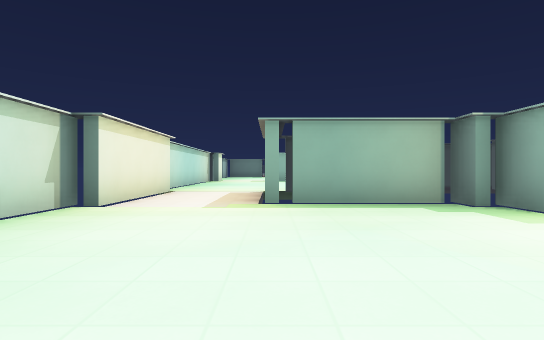
view 1 (above)

22 first-person views from a walk through a Godot game level. The camera is 1.2 m above the floor, looks level and sees 80° across. The floor is counted in squares, 2 m on a side. Each view is taken from the middle of a square. On the plan, view 1 faces up. The plan holds only what a view shows up to about 10 squares ahead; the rest is blank. The place goes on beyond the plan. Characters and animated objects are left out. Surface patterns are stand-ins for the level's own textures.

view 2
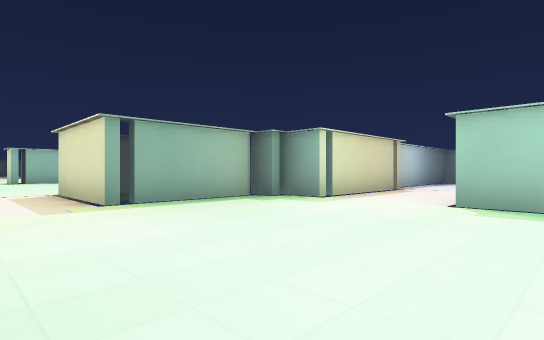

view 3
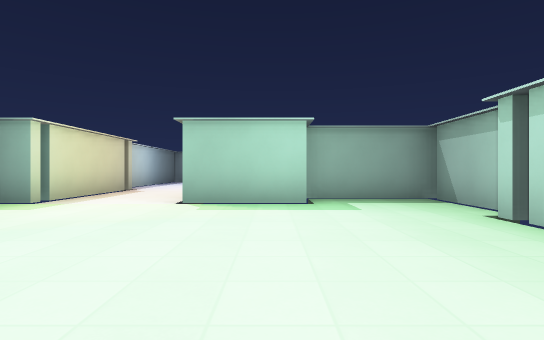

view 4
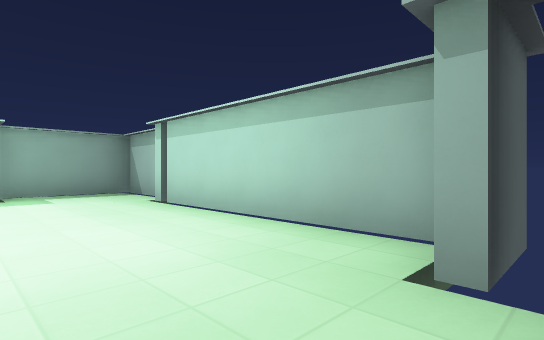

view 5
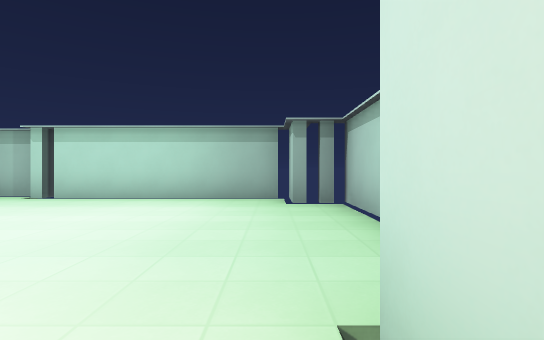

view 6
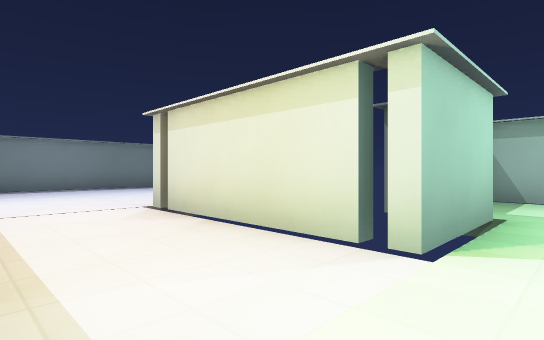

view 7
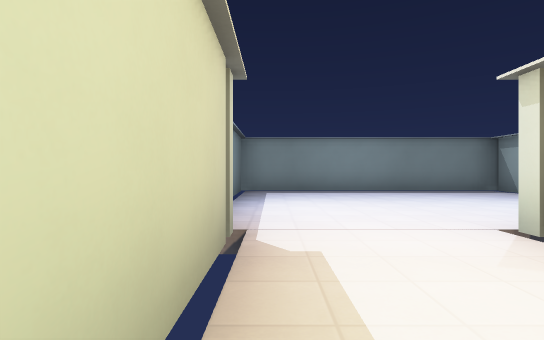

view 8
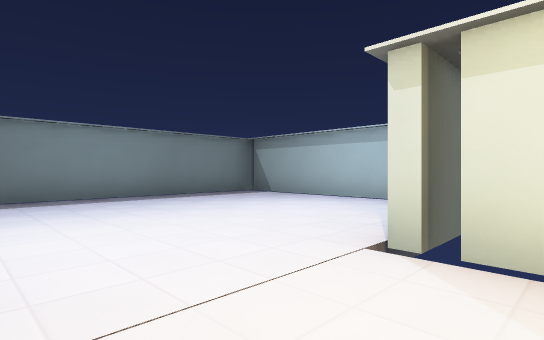

view 9
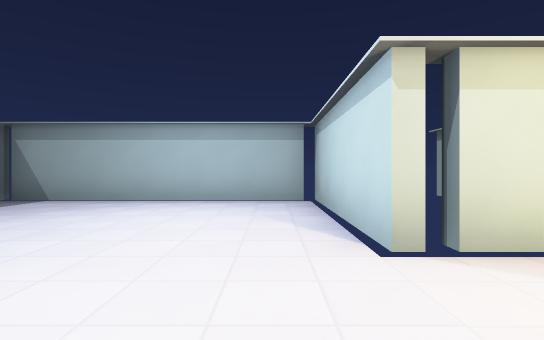

view 10
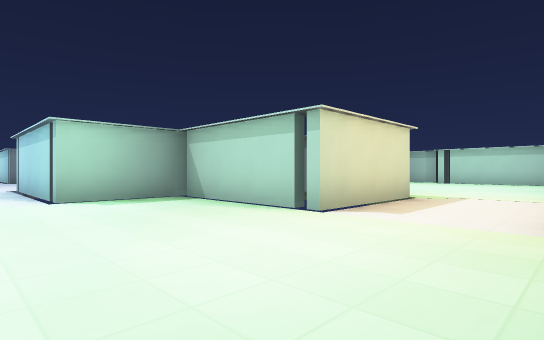

view 11
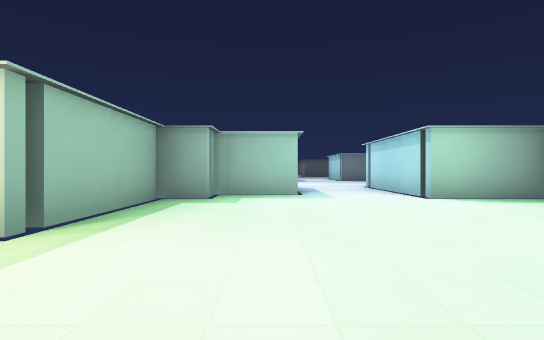

view 12
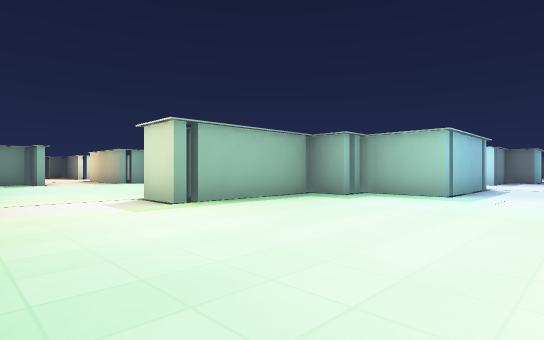

view 13
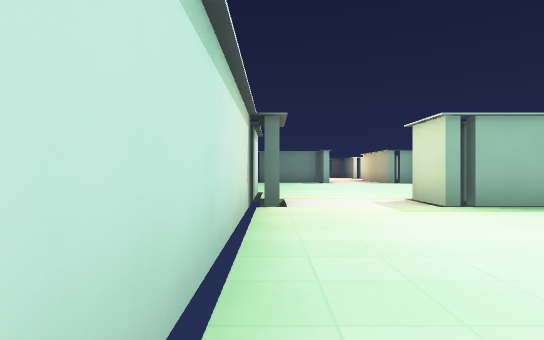

view 14
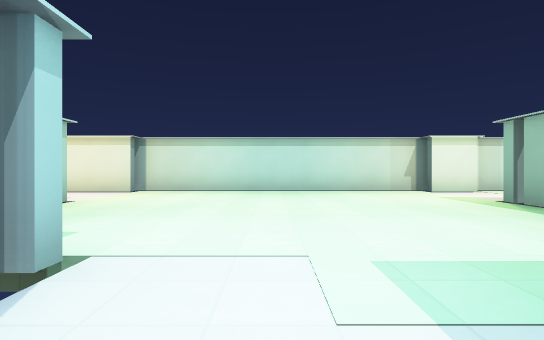

view 15
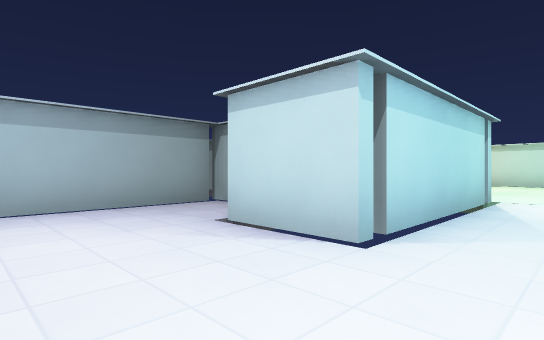

view 16
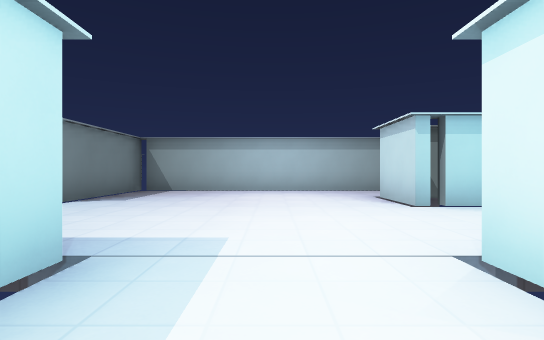

view 17
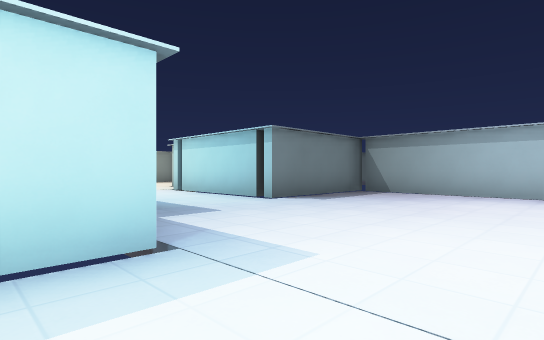

view 18
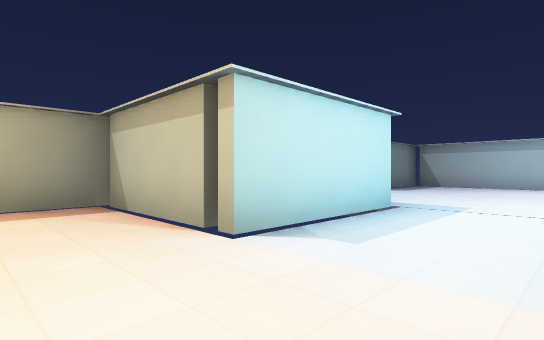

view 19
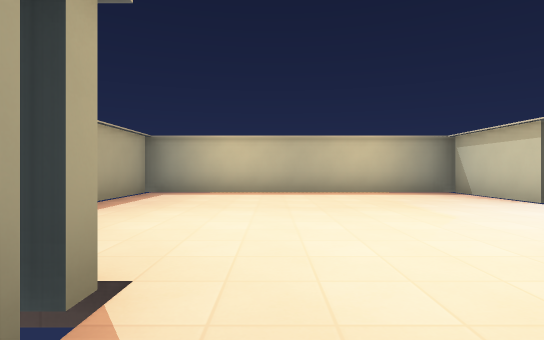

view 20
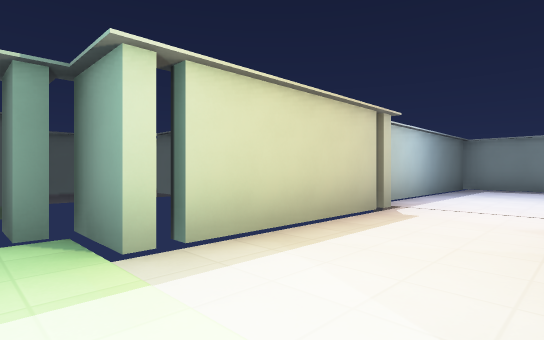

view 21
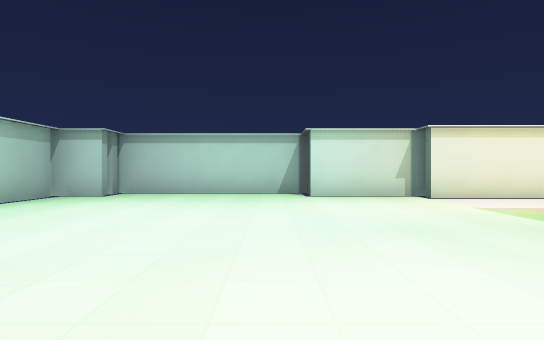

view 22
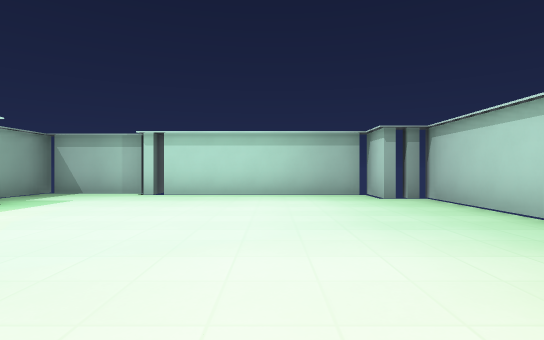

### Floor plan
Points are (right, up) in squares from view 1. A wall is a line through its corners. A room is listed if a view was taken in it or the views show most of it. See-through windows are left out.
Room 1 (views 1, 2, 3, 4, 5, 6, 7, 8, 9, 20, 21, 22)
walls: (3.9, -0.8) (3.9, 1.6) (8.1, 1.6) (8.1, -2.6); (3.2, 5.9) (-0.1, 5.9) (-0.1, 9.1); (8.1, 4.4) (3.9, 4.4) (3.9, 5.6); (2.2, -3.4) (4.9, -3.4) (4.9, -0.8); (8.4, -2.4) (14.4, -2.4) (14.4, 4.9) (9.1, 4.9); (-3.4, 5.6) (-3.4, 2.9) (-4.1, 2.9); (-4.4, 3) (-4.4, -1.9) (-3.4, -1.9) (-3.4, -2.9) (2.1, -2.9); (-2.9, 9.2) (-2.9, 5.4)
ways out: opening at (-1.5, 9) to room 2; gap at (-3, -3); gap at (3, 6); gap at (8, 5); gap at (14, -3); gap at (14, 5)
Room 2 (views 10, 11, 12, 13, 14, 15, 16, 17, 18, 19)
walls: (9.6, 15.4) (9.6, 14.9); (8.8, 14.4) (4.9, 14.4) (4.9, 16.6); (12.4, 14.8) (12.4, 18.1) (15.9, 18.1) (15.9, 26.4) (13.2, 26.4); (4.6, 16.4) (3.9, 16.4) (3.9, 17.6); (3.6, 17.4) (-0.1, 17.4); (8.6, 23.9) (8, 23.9); (7.1, 8) (7.1, 7.4); (7.4, 7.6) (14.6, 7.6); (3.9, 8.9) (3.9, 11.6) (8.6, 11.6) (8.6, 9.9); (14.9, 7.4) (14.9, 11.1) (19.1, 11.1); (-0.1, 9.1) (3.6, 9.1); (-3.4, 17.6) (-3.4, 9)
ways out: opening at (-1.5, 9) to room 1; opening at (-1.5, 18); gap at (8, 15)

Positions as (right, up) in squares from view 1, and headings:
1: (0, 0), facing up
2: (-2, 0), facing up-right
3: (-2, 0), facing right
4: (-4, 0), facing down-right
5: (-3, 4), facing down
6: (3, 4), facing down-right
7: (5, 4), facing right
8: (7, 4), facing down-right
9: (9, 4), facing down
10: (-3, 13), facing down-right
11: (-3, 15), facing right
12: (-3, 12), facing up-right
13: (-3, 12), facing up
14: (6, 13), facing left
15: (11, 13), facing down-left
16: (11, 17), facing down
17: (10, 16), facing down-right
18: (10, 20), facing down-right
19: (7, 23), facing right
20: (3, 2), facing up-right
21: (4, 2), facing left
22: (-1, 5), facing down
